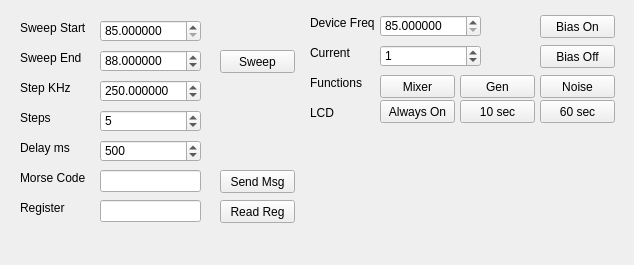
<?xml version="1.0" encoding="UTF-8"?>
<ui version="4.0">
 <class>mrfsqt</class>
 <widget class="QWidget" name="mrfsqt">
  <property name="windowModality">
   <enum>Qt::NonModal</enum>
  </property>
  <property name="geometry">
   <rect>
    <x>0</x>
    <y>0</y>
    <width>634</width>
    <height>265</height>
   </rect>
  </property>
  <property name="sizePolicy">
   <sizepolicy hsizetype="Preferred" vsizetype="Preferred">
    <horstretch>0</horstretch>
    <verstretch>0</verstretch>
   </sizepolicy>
  </property>
  <property name="minimumSize">
   <size>
    <width>330</width>
    <height>250</height>
   </size>
  </property>
  <property name="maximumSize">
   <size>
    <width>3300</width>
    <height>2500</height>
   </size>
  </property>
  <property name="windowTitle">
   <string>Extra Functions</string>
  </property>
  <widget class="QSpinBox" name="delay">
   <property name="geometry">
    <rect>
     <x>100</x>
     <y>140</y>
     <width>101</width>
     <height>22</height>
    </rect>
   </property>
   <property name="toolTip">
    <string>Do you like time?</string>
   </property>
   <property name="inputMethodHints">
    <set>Qt::ImhDigitsOnly|Qt::ImhFormattedNumbersOnly</set>
   </property>
   <property name="maximum">
    <number>10000</number>
   </property>
   <property name="value">
    <number>500</number>
   </property>
  </widget>
  <widget class="QSpinBox" name="steps">
   <property name="geometry">
    <rect>
     <x>100</x>
     <y>110</y>
     <width>101</width>
     <height>22</height>
    </rect>
   </property>
   <property name="toolTip">
    <string>How many ?</string>
   </property>
   <property name="inputMethodHints">
    <set>Qt::ImhDigitsOnly|Qt::ImhFormattedNumbersOnly</set>
   </property>
   <property name="maximum">
    <number>1000</number>
   </property>
   <property name="value">
    <number>5</number>
   </property>
  </widget>
  <widget class="QDoubleSpinBox" name="endSweep">
   <property name="geometry">
    <rect>
     <x>100</x>
     <y>50</y>
     <width>101</width>
     <height>22</height>
    </rect>
   </property>
   <property name="toolTip">
    <string>Sweep End Freq</string>
   </property>
   <property name="inputMethodHints">
    <set>Qt::ImhDigitsOnly|Qt::ImhFormattedNumbersOnly</set>
   </property>
   <property name="decimals">
    <number>6</number>
   </property>
   <property name="minimum">
    <double>85.000000000000000</double>
   </property>
   <property name="maximum">
    <double>5400.000000000000000</double>
   </property>
   <property name="value">
    <double>88.000000000000000</double>
   </property>
  </widget>
  <widget class="QPushButton" name="sweepButton">
   <property name="geometry">
    <rect>
     <x>220</x>
     <y>50</y>
     <width>75</width>
     <height>23</height>
    </rect>
   </property>
   <property name="maximumSize">
    <size>
     <width>80</width>
     <height>25</height>
    </size>
   </property>
   <property name="focusPolicy">
    <enum>Qt::NoFocus</enum>
   </property>
   <property name="toolTip">
    <string>Start Freq Sweep</string>
   </property>
   <property name="text">
    <string>Sweep</string>
   </property>
  </widget>
  <widget class="QLabel" name="label_4">
   <property name="geometry">
    <rect>
     <x>20</x>
     <y>80</y>
     <width>91</width>
     <height>16</height>
    </rect>
   </property>
   <property name="text">
    <string>Step KHz</string>
   </property>
   <property name="buddy">
    <cstring>stepSize</cstring>
   </property>
  </widget>
  <widget class="QLabel" name="label_3">
   <property name="geometry">
    <rect>
     <x>20</x>
     <y>50</y>
     <width>91</width>
     <height>16</height>
    </rect>
   </property>
   <property name="text">
    <string>Sweep End</string>
   </property>
   <property name="buddy">
    <cstring>endSweep</cstring>
   </property>
  </widget>
  <widget class="QDoubleSpinBox" name="stepSize">
   <property name="geometry">
    <rect>
     <x>100</x>
     <y>80</y>
     <width>101</width>
     <height>22</height>
    </rect>
   </property>
   <property name="toolTip">
    <string>Step Size</string>
   </property>
   <property name="inputMethodHints">
    <set>Qt::ImhDigitsOnly|Qt::ImhFormattedNumbersOnly</set>
   </property>
   <property name="decimals">
    <number>6</number>
   </property>
   <property name="minimum">
    <double>0.001000000000000</double>
   </property>
   <property name="maximum">
    <double>50000.000000000000000</double>
   </property>
   <property name="singleStep">
    <double>5.000000000000000</double>
   </property>
   <property name="value">
    <double>250.000000000000000</double>
   </property>
  </widget>
  <widget class="QLabel" name="label_6">
   <property name="geometry">
    <rect>
     <x>20</x>
     <y>110</y>
     <width>91</width>
     <height>16</height>
    </rect>
   </property>
   <property name="text">
    <string>Steps</string>
   </property>
   <property name="buddy">
    <cstring>steps</cstring>
   </property>
  </widget>
  <widget class="QLabel" name="label_7">
   <property name="geometry">
    <rect>
     <x>20</x>
     <y>140</y>
     <width>91</width>
     <height>16</height>
    </rect>
   </property>
   <property name="text">
    <string>Delay ms</string>
   </property>
   <property name="buddy">
    <cstring>delay</cstring>
   </property>
  </widget>
  <widget class="QLabel" name="label">
   <property name="geometry">
    <rect>
     <x>20</x>
     <y>170</y>
     <width>81</width>
     <height>16</height>
    </rect>
   </property>
   <property name="text">
    <string>Morse Code</string>
   </property>
  </widget>
  <widget class="QPushButton" name="morseButton">
   <property name="geometry">
    <rect>
     <x>220</x>
     <y>170</y>
     <width>75</width>
     <height>23</height>
    </rect>
   </property>
   <property name="maximumSize">
    <size>
     <width>80</width>
     <height>25</height>
    </size>
   </property>
   <property name="focusPolicy">
    <enum>Qt::NoFocus</enum>
   </property>
   <property name="toolTip">
    <string>Message at Freq</string>
   </property>
   <property name="text">
    <string>Send Msg</string>
   </property>
  </widget>
  <widget class="QLineEdit" name="morseInput">
   <property name="geometry">
    <rect>
     <x>100</x>
     <y>170</y>
     <width>101</width>
     <height>22</height>
    </rect>
   </property>
   <property name="toolTip">
    <string>Please enter message</string>
   </property>
   <property name="locale">
    <locale language="English" country="SouthAfrica"/>
   </property>
  </widget>
  <widget class="QPushButton" name="readRegButton">
   <property name="geometry">
    <rect>
     <x>220</x>
     <y>200</y>
     <width>75</width>
     <height>23</height>
    </rect>
   </property>
   <property name="maximumSize">
    <size>
     <width>80</width>
     <height>25</height>
    </size>
   </property>
   <property name="focusPolicy">
    <enum>Qt::NoFocus</enum>
   </property>
   <property name="toolTip">
    <string>Read Device Register</string>
   </property>
   <property name="text">
    <string>Read Reg</string>
   </property>
  </widget>
  <widget class="QLabel" name="label_2">
   <property name="geometry">
    <rect>
     <x>20</x>
     <y>200</y>
     <width>51</width>
     <height>16</height>
    </rect>
   </property>
   <property name="text">
    <string>Register</string>
   </property>
  </widget>
  <widget class="QLineEdit" name="readReg">
   <property name="geometry">
    <rect>
     <x>100</x>
     <y>200</y>
     <width>101</width>
     <height>22</height>
    </rect>
   </property>
   <property name="toolTip">
    <string>Shall I read the device?</string>
   </property>
   <property name="inputMethodHints">
    <set>Qt::ImhDigitsOnly|Qt::ImhFormattedNumbersOnly</set>
   </property>
   <property name="readOnly">
    <bool>true</bool>
   </property>
  </widget>
  <widget class="QDoubleSpinBox" name="startSweep">
   <property name="geometry">
    <rect>
     <x>100</x>
     <y>20</y>
     <width>101</width>
     <height>22</height>
    </rect>
   </property>
   <property name="toolTip">
    <string>Sweep End Freq</string>
   </property>
   <property name="inputMethodHints">
    <set>Qt::ImhDigitsOnly|Qt::ImhFormattedNumbersOnly</set>
   </property>
   <property name="decimals">
    <number>6</number>
   </property>
   <property name="minimum">
    <double>85.000000000000000</double>
   </property>
   <property name="maximum">
    <double>5399.000000000000000</double>
   </property>
   <property name="value">
    <double>85.000000000000000</double>
   </property>
  </widget>
  <widget class="QLabel" name="label_5">
   <property name="geometry">
    <rect>
     <x>20</x>
     <y>20</y>
     <width>91</width>
     <height>16</height>
    </rect>
   </property>
   <property name="text">
    <string>Sweep Start</string>
   </property>
   <property name="buddy">
    <cstring>endSweep</cstring>
   </property>
  </widget>
  <widget class="QLabel" name="label_8">
   <property name="geometry">
    <rect>
     <x>310</x>
     <y>45</y>
     <width>91</width>
     <height>16</height>
    </rect>
   </property>
   <property name="text">
    <string>Current</string>
   </property>
   <property name="buddy">
    <cstring>powerInput</cstring>
   </property>
  </widget>
  <widget class="QSpinBox" name="powerInput">
   <property name="geometry">
    <rect>
     <x>380</x>
     <y>45</y>
     <width>101</width>
     <height>22</height>
    </rect>
   </property>
   <property name="toolTip">
    <string>Set Device Current</string>
   </property>
   <property name="inputMethodHints">
    <set>Qt::ImhDigitsOnly|Qt::ImhFormattedNumbersOnly</set>
   </property>
   <property name="maximum">
    <number>7</number>
   </property>
   <property name="value">
    <number>1</number>
   </property>
  </widget>
  <widget class="QLabel" name="startLabel">
   <property name="geometry">
    <rect>
     <x>310</x>
     <y>15</y>
     <width>91</width>
     <height>16</height>
    </rect>
   </property>
   <property name="text">
    <string>Device Freq</string>
   </property>
   <property name="buddy">
    <cstring>startFreq</cstring>
   </property>
  </widget>
  <widget class="QDoubleSpinBox" name="startFreq">
   <property name="geometry">
    <rect>
     <x>380</x>
     <y>15</y>
     <width>101</width>
     <height>22</height>
    </rect>
   </property>
   <property name="font">
    <font>
     <kerning>true</kerning>
    </font>
   </property>
   <property name="toolTip">
    <string>Set the device freq</string>
   </property>
   <property name="inputMethodHints">
    <set>Qt::ImhDigitsOnly|Qt::ImhFormattedNumbersOnly</set>
   </property>
   <property name="decimals">
    <number>6</number>
   </property>
   <property name="minimum">
    <double>85.000000000000000</double>
   </property>
   <property name="maximum">
    <double>5400.000000000000000</double>
   </property>
   <property name="singleStep">
    <double>0.000003000000000</double>
   </property>
   <property name="value">
    <double>85.000000000000000</double>
   </property>
  </widget>
  <widget class="QPushButton" name="biasOff">
   <property name="geometry">
    <rect>
     <x>540</x>
     <y>45</y>
     <width>75</width>
     <height>23</height>
    </rect>
   </property>
   <property name="maximumSize">
    <size>
     <width>80</width>
     <height>25</height>
    </size>
   </property>
   <property name="focusPolicy">
    <enum>Qt::NoFocus</enum>
   </property>
   <property name="toolTip">
    <string>Set BiasTee Off</string>
   </property>
   <property name="text">
    <string>Bias Off</string>
   </property>
  </widget>
  <widget class="QPushButton" name="biasOn_3">
   <property name="geometry">
    <rect>
     <x>380</x>
     <y>100</y>
     <width>75</width>
     <height>23</height>
    </rect>
   </property>
   <property name="maximumSize">
    <size>
     <width>80</width>
     <height>25</height>
    </size>
   </property>
   <property name="focusPolicy">
    <enum>Qt::NoFocus</enum>
   </property>
   <property name="toolTip">
    <string>Set BiasTee On</string>
   </property>
   <property name="text">
    <string>Always On</string>
   </property>
  </widget>
  <widget class="QPushButton" name="biasOn_2">
   <property name="geometry">
    <rect>
     <x>540</x>
     <y>100</y>
     <width>75</width>
     <height>23</height>
    </rect>
   </property>
   <property name="maximumSize">
    <size>
     <width>80</width>
     <height>25</height>
    </size>
   </property>
   <property name="focusPolicy">
    <enum>Qt::NoFocus</enum>
   </property>
   <property name="toolTip">
    <string>Set BiasTee On</string>
   </property>
   <property name="text">
    <string>60 sec</string>
   </property>
  </widget>
  <widget class="QPushButton" name="genButton">
   <property name="geometry">
    <rect>
     <x>460</x>
     <y>75</y>
     <width>75</width>
     <height>23</height>
    </rect>
   </property>
   <property name="maximumSize">
    <size>
     <width>80</width>
     <height>25</height>
    </size>
   </property>
   <property name="focusPolicy">
    <enum>Qt::NoFocus</enum>
   </property>
   <property name="toolTip">
    <string>Set Generator Mode</string>
   </property>
   <property name="text">
    <string>Gen</string>
   </property>
  </widget>
  <widget class="QPushButton" name="mixButton">
   <property name="geometry">
    <rect>
     <x>380</x>
     <y>75</y>
     <width>75</width>
     <height>23</height>
    </rect>
   </property>
   <property name="maximumSize">
    <size>
     <width>80</width>
     <height>25</height>
    </size>
   </property>
   <property name="focusPolicy">
    <enum>Qt::NoFocus</enum>
   </property>
   <property name="toolTip">
    <string>Set Mixer Mode</string>
   </property>
   <property name="text">
    <string>Mixer</string>
   </property>
  </widget>
  <widget class="QPushButton" name="biasOn">
   <property name="geometry">
    <rect>
     <x>540</x>
     <y>15</y>
     <width>75</width>
     <height>23</height>
    </rect>
   </property>
   <property name="maximumSize">
    <size>
     <width>80</width>
     <height>25</height>
    </size>
   </property>
   <property name="focusPolicy">
    <enum>Qt::NoFocus</enum>
   </property>
   <property name="toolTip">
    <string>Set BiasTee On</string>
   </property>
   <property name="text">
    <string>Bias On</string>
   </property>
  </widget>
  <widget class="QLabel" name="label_9">
   <property name="geometry">
    <rect>
     <x>310</x>
     <y>75</y>
     <width>91</width>
     <height>16</height>
    </rect>
   </property>
   <property name="text">
    <string>Functions</string>
   </property>
  </widget>
  <widget class="QPushButton" name="noiseButton">
   <property name="geometry">
    <rect>
     <x>540</x>
     <y>75</y>
     <width>75</width>
     <height>23</height>
    </rect>
   </property>
   <property name="maximumSize">
    <size>
     <width>80</width>
     <height>25</height>
    </size>
   </property>
   <property name="focusPolicy">
    <enum>Qt::NoFocus</enum>
   </property>
   <property name="toolTip">
    <string>Set Noise Mode</string>
   </property>
   <property name="text">
    <string>Noise</string>
   </property>
  </widget>
  <widget class="QLabel" name="label_10">
   <property name="geometry">
    <rect>
     <x>310</x>
     <y>105</y>
     <width>90</width>
     <height>16</height>
    </rect>
   </property>
   <property name="text">
    <string>LCD</string>
   </property>
  </widget>
  <widget class="QPushButton" name="biasOn_4">
   <property name="geometry">
    <rect>
     <x>460</x>
     <y>100</y>
     <width>75</width>
     <height>23</height>
    </rect>
   </property>
   <property name="maximumSize">
    <size>
     <width>80</width>
     <height>25</height>
    </size>
   </property>
   <property name="focusPolicy">
    <enum>Qt::NoFocus</enum>
   </property>
   <property name="toolTip">
    <string>Set BiasTee On</string>
   </property>
   <property name="text">
    <string>10 sec</string>
   </property>
  </widget>
 </widget>
 <tabstops>
  <tabstop>startSweep</tabstop>
  <tabstop>endSweep</tabstop>
  <tabstop>stepSize</tabstop>
  <tabstop>steps</tabstop>
  <tabstop>delay</tabstop>
  <tabstop>morseInput</tabstop>
  <tabstop>readReg</tabstop>
 </tabstops>
 <resources/>
 <connections/>
</ui>
